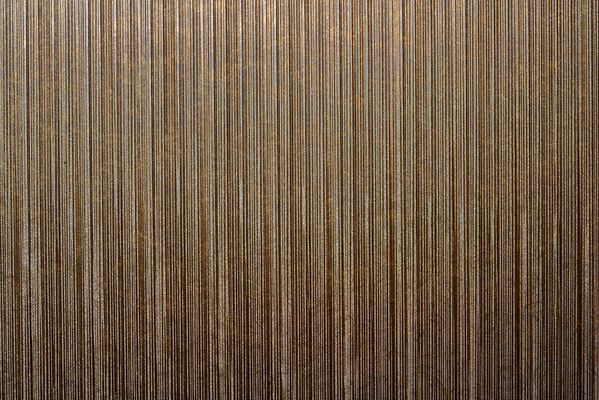
#> input picture 實作練習/opencv-view/data/1.jpg, 599 x 400 px, given in place of ntust_bright.jpg, which was not available
$ python '直方圖伸展.py'   (older library calls are emulated)
#> lines starting #> are read from the running program, lines starting #| are printed output that depends on the picture; after the words box and inside, x2 and y2 are one past the last pixel; in counts of white or black regions, pixels touching at a corner belong together; pictures that were not available may be replaced by others from this repository, and a replacement may not be noted
import cv2
import numpy as np

##建立影像灰階直方圖 (輸入圖片，直方圖影像的大小，直方圖區間數)
def create_hist(img, size, histSize):
    hist_img = np.ones(size, dtype=np.uint8)*255 #建立直方圖背景影像
    hist = cv2.calcHist([img], [0], None, [histSize], [0,256]) #統計直方圖
    cv2.normalize(hist, hist, 0, size[0], cv2.NORM_MINMAX, cv2.CV_32F) #調整直方圖的數值範圍
    binW = round(size[1]/histSize) #計算直方圖每個bar(直方矩形)的寬度
    for i in range(histSize):  # 繪製直方矩形
        cv2.rectangle(hist_img, (i*binW, size[0]),
                   ((i+1)*binW, size[0] - round(hist[i][0])),
                   (0,0,0),-1)
    return hist_img

#更新影像灰階直方圖
def update_hist(pos):
    lower = cv2.getTrackbarPos("lower", "histogram")
    upper = cv2.getTrackbarPos("upper", "histogram")
    if lower>upper: #防止 lower > upper
        lower = upper
        cv2.setTrackbarPos("lower", "histogram", lower)
    histSize = int(np.maximum(np.ceil(abs(upper - lower) / 4), 1))

    dst = img.astype("float32")
    dst = np.round((dst - lower) * 255 / (upper-lower+1e-4)) #根據[lower, upper]調整影像對比
    dst = np.clip(dst, 0, 255).astype("uint8")
    cv2.imshow(filename, dst)

    binW = histImgSize[1] / 255 #直方圖區間寬度
    start = int(lower*binW)
    end = int(upper*binW)
    # 先畫 lower 的線條(青色)
    draw_H = cv2.line(hist_image.copy(), (start,0), (start,histImgSize[0]), (255,255,0), 4)
    # 後畫 upper 的線條(紅色)
    draw_H = cv2.line(draw_H, (end,0), (end,histImgSize[0]), (0,0,255), 4)

    rescale_H = create_hist(dst, histImgSize, histSize) #建立新影像的灰階直方圖
    output = np.vstack((draw_H, rescale_H)) #直方圖影像上下堆疊
    cv2.imshow("histogram", output) #顯示直方圖影像

## 主程式起始處
print("直方圖伸展：按 Space 換圖，按 Esc 離開")
filelist = list(["ntust_bright","ntust_dark","ntust_low_contrast"]) #影像表列
filename =  filelist[np.random.randint(3)] #隨機選取其中一個檔名
img1 = cv2.imread("data/"+filename+".jpg", cv2.IMREAD_GRAYSCALE) #以灰階模式開啟影像
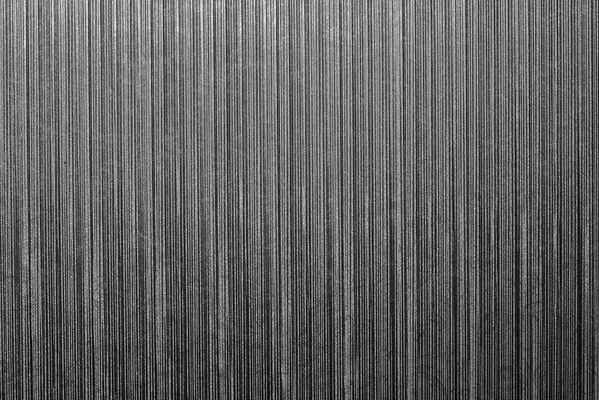
#> img1: shape (400, 599); min 0, max 247, mean 97.8
height, width = img1.shape
#> height = 400; width = 599
img = cv2.resize(img1, [round(640), round(640*height/width)]) #調整影像大小, 轉換至浮點格式
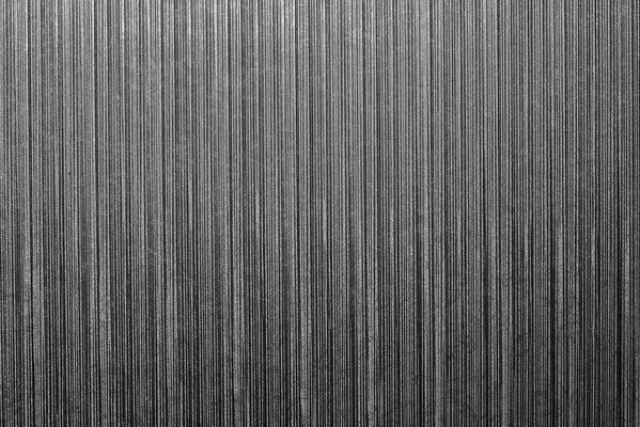
#> img: shape (427, 640); min 1, max 231, mean 97.7
histImgSize = (200, 500, 3) #直方圖影像的原始尺寸
histSize = 64 # 灰階直方圖統計的區間數(bin)
hist_image = create_hist(img, histImgSize, histSize) #產生直方圖
#> in create_hist, `hist = cv2.calcHist([img], [0], None, [histSize], [0,256])`: hist = 64 values, max 11033 at index 26, min 0 at index 58, mean 4270
#> after the loop in create_hist, `for i in range(histSize):`:
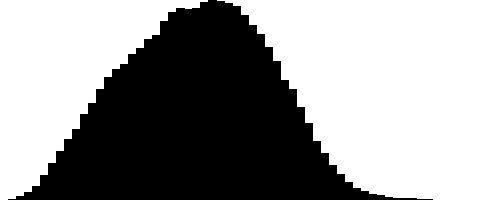
#> hist_img: shape (200, 500, 3); 60.2% white; 1 black region, box (x1, y1, x2, y2) and area: (8, 0, 433, 200) 39841

cv2.imshow(filename, img)
cv2.imshow("histogram",hist_image)
cv2.createTrackbar("lower", "histogram", 0, 255, update_hist) #建立滑桿: 下邊界
cv2.createTrackbar("upper", "histogram", 255, 255, update_hist) #建立滑桿: 上邊界

while (1):
    k = cv2.waitKey(1) & 0xFF
#> (key Esc is pressed here)
    if k == 27: #如果是 Esc (ASCII 第27號)，脫離迴圈
        break
    elif k==32: #按"Space"隨機讀取另一幅影像
        cv2.destroyWindow(filename)
        filename =  filelist[np.random.randint(3)] #隨機選取其中一個檔名
        img1 = cv2.imread("data/"+filename+".jpg", 0) #以灰階模式開啟檔案
        rows, cols = img1.shape
        img = cv2.resize(img1, [round(640), round(640*rows/cols)]) #調整影像大小, 轉換至浮點格式
        hist_image = create_hist(img, histImgSize, histSize) #產生直方圖
        cv2.imshow(filename, img)
        cv2.imshow("histogram",hist_image)
        cv2.setTrackbarPos("lower", "histogram", 0) #重設滑桿: 下邊界
        cv2.setTrackbarPos("upper", "histogram", 255) #重設滑桿: 上邊界

cv2.destroyAllWindows()
